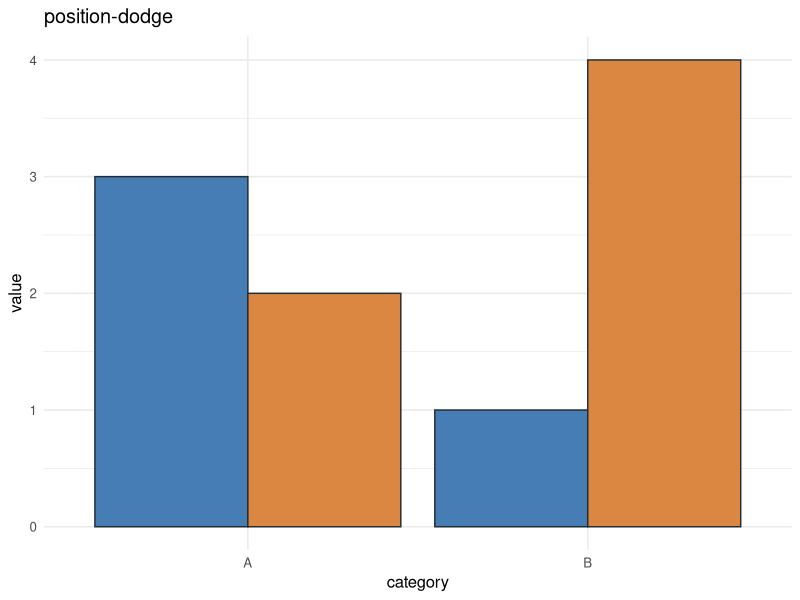
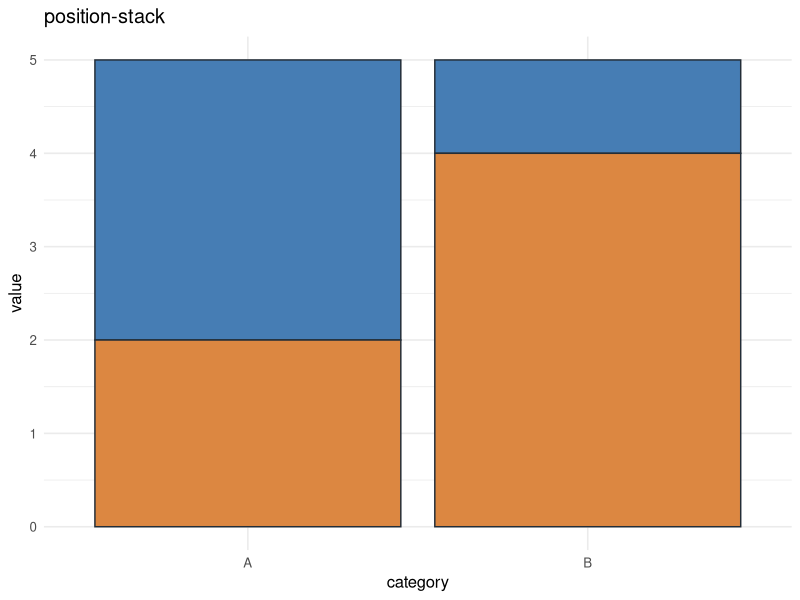
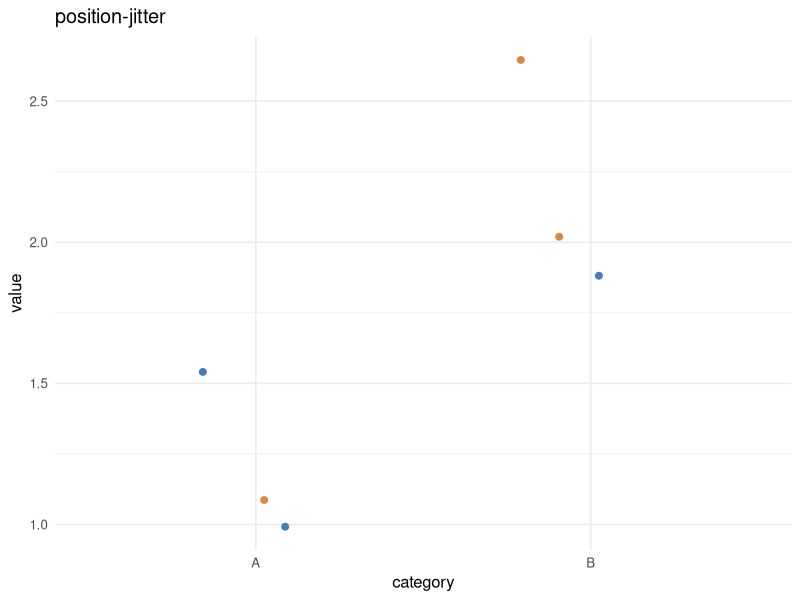

The R script that drew these images, in order:
args <- commandArgs(trailingOnly = TRUE)
out_dir <- if (length(args) >= 1L) args[[1L]] else "target/graphics-position-qa/ggplot2"
dir.create(out_dir, recursive = TRUE, showWarnings = FALSE)

suppressPackageStartupMessages(library(ggplot2))

palette <- c(red = "#467DB4", blue = "#DC8741")
bars <- data.frame(
  category = factor(c("A", "A", "B", "B"), levels = c("A", "B")),
  value = c(3, 2, 1, 4),
  group = factor(c("red", "blue", "red", "blue"), levels = c("red", "blue"))
)

base_bars <- ggplot(bars, aes(category, value, group = group, fill = group)) +
  scale_fill_manual(values = palette) +
  labs(x = "category", y = "value") +
  theme_minimal(base_size = 12) +
  theme(legend.position = "none")

dodge <- base_bars +
  geom_col(width = 0.9, colour = "#232D37", position = position_dodge(width = 0.9)) +
  ggtitle("position-dodge")
stack <- base_bars +
  geom_col(width = 0.9, colour = "#232D37", position = position_stack()) +
  ggtitle("position-stack")

points <- data.frame(
  category = factor(c("A", "A", "A", "B", "B", "B"), levels = c("A", "B")),
  value = c(1, 1, 1.6, 2, 2, 2.6),
  group = factor(c("red", "blue", "red", "blue", "red", "blue"), levels = c("red", "blue"))
)
jittered <- ggplot(points, aes(category, value, colour = group)) +
  geom_point(position = position_jitter(width = 0.22, height = 0.12, seed = 2026), size = 2) +
  scale_colour_manual(values = palette) +
  labs(title = "position-jitter", x = "category", y = "value") +
  theme_minimal(base_size = 12) +
  theme(legend.position = "none")

plots <- list(dodge = dodge, stack = stack, jitter = jittered)
for (name in names(plots)) {
  ggsave(
    filename = file.path(out_dir, paste0(name, ".png")),
    plot = plots[[name]],
    width = 6.4,
    height = 4.8,
    dpi = 100,
    bg = "white"
  )
}

dodge_data <- layer_data(dodge)
stack_data <- layer_data(stack)
jitter_data <- layer_data(jittered)
write.table(
  dodge_data[c("x", "xmin", "xmax", "y", "group")],
  file.path(out_dir, "dodge-layer.tsv"),
  sep = "\t", row.names = FALSE, quote = FALSE
)
write.table(
  stack_data[c("x", "xmin", "xmax", "y", "ymin", "ymax", "group")],
  file.path(out_dir, "stack-layer.tsv"),
  sep = "\t", row.names = FALSE, quote = FALSE
)
write.table(
  jitter_data[c("x", "y", "group")],
  file.path(out_dir, "jitter-layer.tsv"),
  sep = "\t", row.names = FALSE, quote = FALSE
)

cat("wrote ggplot2 position references to", out_dir, "\n")
